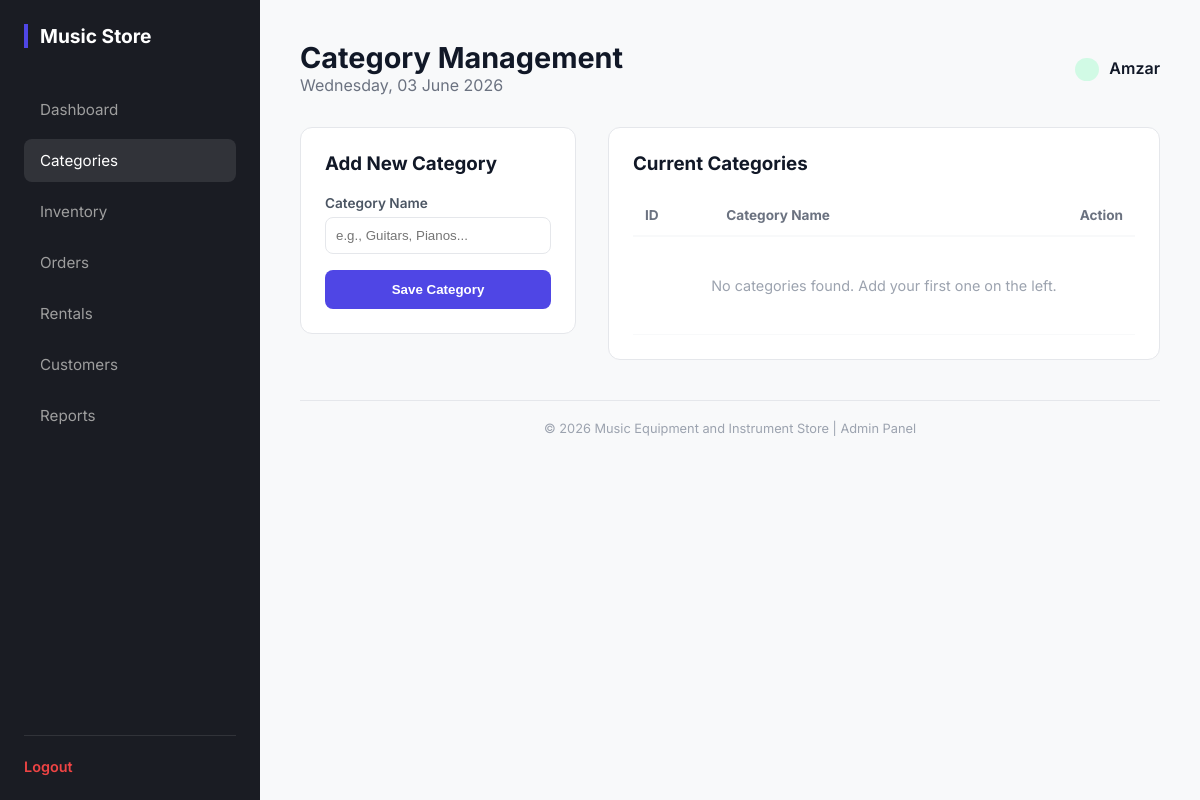
Page /admin/admin_categories.php (signed in) on the earlier database version.
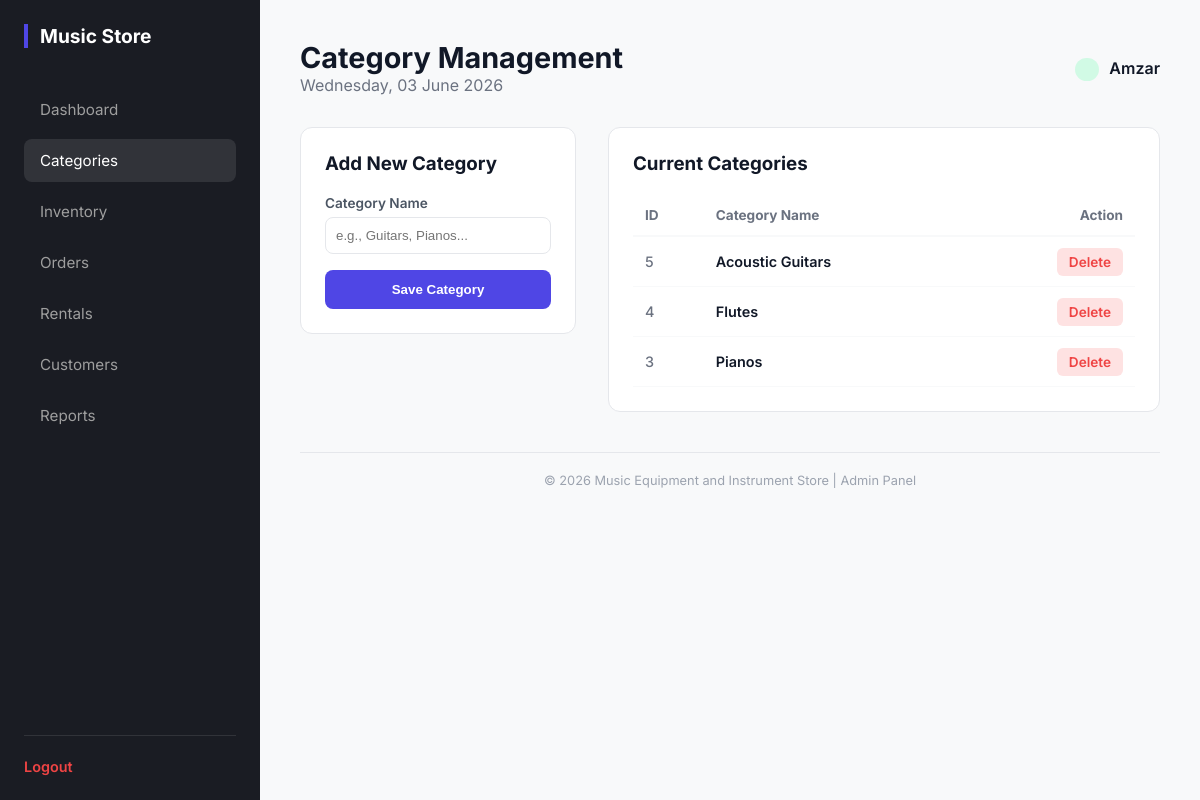
Same page on the later database version.
### tables this page shows
CREATE TABLE `categories` (
  `category_id` int(11) NOT NULL,
  `category_name` varchar(100) NOT NULL
);

### admin/admin_categories.php (the view, shortened to what this page needs)
<?php
require_once('../database.php');
$categories_result = mysqli_query($conn, "SELECT * FROM categories ORDER BY category_name ASC");
require_once('admin_header.php');
?>
<div style="display: grid; grid-template-columns: 1fr 2fr; gap: 32px; align-items: start;">
    <div class="table-container" style="margin-top: 0;">
        <h3 style="margin-bottom: 20px; font-weight: 700; color: var(--text-main);">Add New Category</h3>
        <form action="admin_categories.php" method="POST">
            <div class="form-group" style="margin-bottom: 16px;">
                <label style="display: block; font-size: 0.85rem; font-weight: 600; margin-bottom: 6px; color: #4b5563;">Category Name</label>
                <input type="text" name="category_name" placeholder="e.g., Guitars, Pianos..." required style="width: 100%; padding: 10px; border: 1px solid var(--border-color); border-radius: 8px; outline: none; background: white; color: var(--text-main);">
            </div>
            <button type="submit" name="add_category" style="width: 100%; padding: 12px; background: var(--accent-color); color: white; border: none; border-radius: 8px; font-weight: 600; cursor: pointer; transition: 0.2s;">
                Save Category
            </button>
        </form>
    </div>
    <div class="table-container" style="margin-top: 0;">
        <h3 style="margin-bottom: 20px; font-weight: 700; color: var(--text-main);">Current Categories</h3>
        <div style="overflow-x: auto;">
            <table>
                <thead>
                    <tr>
                        <th>ID</th>
                        <th>Category Name</th>
                        <th style="text-align: right;">Action</th>
                    </tr>
                </thead>
                <tbody>
                    <?php if (mysqli_num_rows($categories_result) > 0): ?>
                        <?php while($row = mysqli_fetch_assoc($categories_result)): ?>
                        <tr>
                            <td style="color: #6b7280; font-weight: 500;"><?php echo $row['category_id']; ?></td>
                            <td style="font-weight: 600; color: var(--text-main);"><?php echo htmlspecialchars($row['category_name']); ?></td>
                            <td style="text-align: right;">
                                <a href="admin_categories.php?delete_id=<?php echo $row['category_id']; ?>"
                                   style="color: #ef4444; text-decoration: none; font-size: 0.85rem; font-weight: 600; padding: 6px 12px; border-radius: 6px; background: #fee2e2; transition: 0.2s;"
                                   onclick="return confirm('Delete this category? Ensure no products are using it first.')">
                                   Delete
                                </a>
                            </td>
                        </tr>
                        <?php endwhile; ?>
                    <?php else: ?>
                        <tr>
                            <td colspan="3" style="text-align: center; padding: 40px; color: #9ca3af;">No categories found. Add your first one on the left.</td>
                        </tr>
                    <?php endif; ?>
                </tbody>
            </table>
        </div>
    </div>
</div>
<?php require_once('admin_footer.php'); ?>

Differences in the rows shown:
added categories: category_id "5", category_name "Acoustic Guitars"
added categories: category_id "4", category_name "Flutes"
added categories: category_id "3", category_name "Pianos"
Other differences:
text no longer shown: "No categories found. Add your first one on the left."
